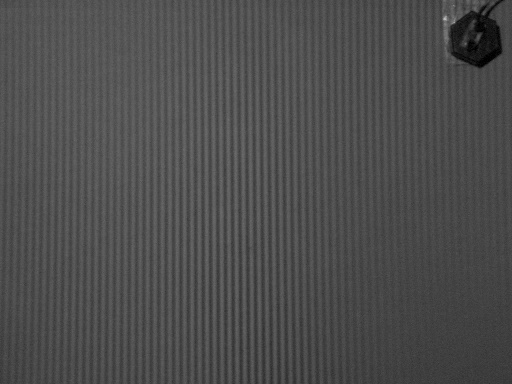
#> input picture TestPics/2in-ref.jpg, 512 x 384 px, found by its file name
$ python NoiseFilterUtility.py   (older library calls are emulated)
#> lines starting #> are read from the running program, lines starting #| are printed output that depends on the picture; long printed decimals are rounded
### utility/FringeAnalysisFunctions.py
import os

import cv2
import matplotlib.pyplot as plt
import numpy as np
import scipy.fftpack
import scipy.ndimage
from skimage.restoration import unwrap_phase


# [39 lines left out: functions testImage, testSlopeImage, not called in this run]


def getPitch(img):
    """Get the pitch of the reference image
        img: ndarray that contains the image

        return: pitch as an integer
    """
    dim0, dim1 = img.shape
    row = img[int(dim0 / 2), :]
    # plt.plot(row)
    # plt.show()
    yf = scipy.fftpack.fft(row)
    yfMag = 2 / dim1 * np.abs(yf[:int(dim1 / 2)])
    xf = np.linspace(0, 0.5, int(dim1 / 2))
    maxIndex = np.argmax(yfMag[3:])
    # plt.plot(xf, yfMag)
    # plt.show()

    return int(1 / xf[maxIndex])


def imgNormalize(img, pitch):
    """Normalize the image when the illuminance is not uniform"""
    return


# [128 lines left out: functions fiveStepShift, centralDiff, centralDiff2, fileNameGen, maskCircle_2, maskCircle and 3 more, not called in this run]


def find_range(input_map):
    min_value = float('inf')
    max_value = -float('inf')

    for row in input_map:
        for elem in row:
            if min_value > elem:
                min_value = elem
            if max_value < elem:
                max_value = elem

    return min_value, max_value


# [12 lines left out: function find_range_from_maps, not called in this run]

### utility/NoiseFilterUtility.py
import math

from scipy.interpolate import griddata

from FringeAnalysisFunctions import *


# [33 lines of commented-out code are left out]


def apply_filter(image, method='nearest', blur="mean", ksize=(3, 3)):
    height, length = image.shape
    pitch = getPitch(image)

    print(f"image_size = {height}, {length}")
    print(f"pitch      = {pitch}")

    block_height = max(min(height // 60, int(pitch * 1.5)), pitch)
    block_length = max(min(length // 60, int(pitch * 1.5)), pitch)

    x_offset = block_height / 2
    y_offset = block_length / 2

    print(f"block_size = {block_height}, {block_length}")

    points = []
    values = []

    for x in range(0, height, block_height):
        for y in range(0, length, block_length):
            if x + x_offset < height and y + y_offset < length:
                points.append([x + x_offset, y + y_offset])
            else:
                points.append([(x + height - 1) / 2, (y + length - 1) / 2])

            block_sum = 0
            amount = 0
            for xx in range(0, block_height):
                for yy in range(0, block_length):
                    tx = x + xx
                    ty = y + yy

                    if tx < height and ty < length:
                        block_sum += image[tx][ty]
                        amount += 1

            values.append(block_sum / amount)

    points = np.array(points)
    values = np.array(values)

    grid_x, grid_y = np.mgrid[0: height, 0: length]

    mat_a = griddata(points, values, (grid_x, grid_y), method=method)

    # print(mat_a[100])
    # print(mat_a[:][100])

    mat_temp = image - mat_a

    # print(mat_temp[100])
    # print(mat_temp[:][100])

    # mat_temp = np.nan_to_num(image - mat_a, nan=0)

    values = []

    for x in range(0, height, block_height):
        for y in range(0, length, block_length):
            max_value = min_value = mat_temp[x][y]

            for xx in range(0, block_height):
                for yy in range(0, block_length):
                    tx = x + xx
                    ty = y + yy

                    if tx < height and ty < length and not math.isnan(mat_temp[tx][ty]):
                        if mat_temp[tx][ty] > max_value:
                            max_value = mat_temp[tx][ty]
                        elif mat_temp[tx][ty] < min_value:
                            min_value = mat_temp[tx][ty]

            values.append(max_value - min_value)

    values = np.array(values)
    print(values)

    mat_b = griddata(points, values, (grid_x, grid_y), method=method)

    # print(mat_b[100])
    # print(mat_b[:][100])

    mat_ni = mat_temp / mat_b

    min_value, max_value = find_range(mat_ni)
    print(f"range      = {min_value}, {max_value}")

    step = 255 / (max_value - min_value)
    offset = - min_value
    for x in range(0, height):
        for y in range(0, length):
            if math.isnan(mat_ni[x][y]):
                mat_ni[x][y] = 0
            else:
                mat_ni[x][y] = int((mat_ni[x][y] + offset) * step)

    mat_ni = mat_ni.astype('uint8')

    if blur == 'mean':
        return cv2.blur(mat_ni, ksize)
    elif blur == 'median':
        return cv2.medianBlur(mat_ni, ksize[0])
    else:
        return mat_ni


if __name__ == "__main__":
    image = cv2.imread('D:\\UTD\\Fringe-Analyzer\\TestPics\\2in-ref.jpg', cv2.IMREAD_GRAYSCALE)
#> image is the input picture: shape (384, 512); min 0, max 191, mean 77.1
    processed_image = apply_filter(image, method="cubic", blur='median')
#> in getPitch, `row = img[int(dim0 / 2), :]`: row = 512 values, max 104 at index 169, min 59 at index 504, mean 79.38
#> in getPitch, `yfMag = 2 / dim1 * np.abs(yf[:int(dim1 / 2)])`: yfMag = 256 values, max 158.8 at index 0, min 0.021 at index 76, mean 0.988
#> in getPitch, `maxIndex = np.argmax(yfMag[3:])`: maxIndex = 66
#> in apply_filter, `pitch = getPitch(image)`: pitch = 7
#| image_size = 384, 512
#| pitch      = 7
#> in apply_filter, `block_length = max(min(length // 60, int(pitch * 1.5)), pitch)`: block_length = 8
#> in apply_filter, `x_offset = block_height / 2`: x_offset = 3.5
#> in apply_filter, `y_offset = block_length / 2`: y_offset = 4
#| block_size = 7, 8
#> after the loop in apply_filter, `for x in range(0, height, block_height):`: points = 3520 pairs, first value 3.5 to 381.5, second value 4 to 508; values = 3520 values, max 107.1 at index 183, min 7.39 at index 572, mean 77.03
#> in apply_filter, `mat_a = griddata(points, values, (grid_x, grid_y), method=method)`:
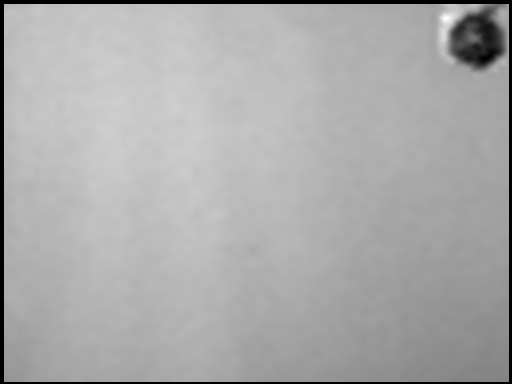
#> mat_a: shape (384, 512) float64; 2.91% of the values are NaN or infinite; the others: min 6.35, max 108.9, mean 77.15; drawn with min black, max white, NaN and infinite black
#> in apply_filter, `mat_temp = image - mat_a`:
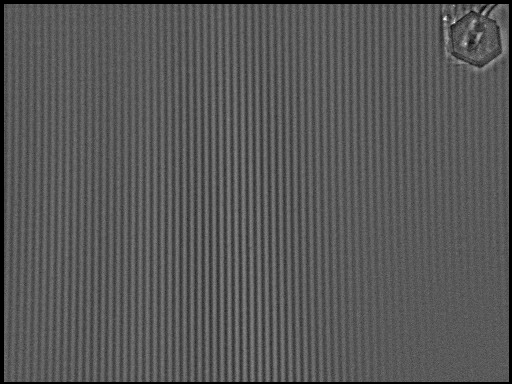
#> mat_temp: shape (384, 512) float64; 2.91% of the values are NaN or infinite; the others: min -47.67, max 87.22, mean -0.0269; drawn with min black, max white, NaN and infinite black
#> after the loop in apply_filter, `for x in range(0, height, block_height):`: values = 3520 items, first 6: nan, nan, nan, nan, nan, nan
#> (printed output is left out)
#> in apply_filter, `mat_b = griddata(points, values, (grid_x, grid_y), method=method)`: mat_b: shape (384, 512) float64; every value is NaN or infinite
#> after the loop in find_range, `for row in input_map:`: max_value = -inf; min_value = inf
#> in apply_filter, `min_value, max_value = find_range(mat_ni)`: max_value = -inf
#| range      = inf, -inf
#> in apply_filter, `step = 255 / (max_value - min_value)`: step = 0
#> in apply_filter, `offset = - min_value`: offset = -inf
#> after the loop in apply_filter, `for x in range(0, height):`: mat_ni: shape (384, 512) float64; every value is 0
#> in apply_filter, `mat_ni = mat_ni.astype('uint8')`: mat_ni: shape (384, 512); every value is 0

    cv2.imshow("Filtered Image", processed_image)
    cv2.waitKey()

$ run again, with TestPics/S0004000078.jpg copied over TestPics/2in-ref.jpg
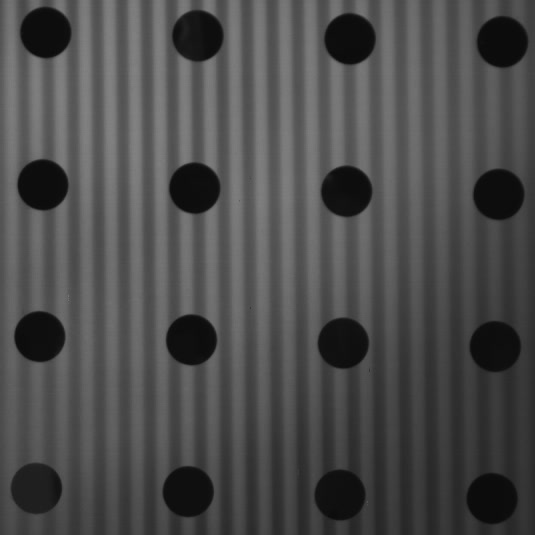
#> input picture TestPics/S0004000078.jpg, 535 x 535 px, found by its file name
#> image is the input picture: shape (535, 535); min 8, max 131, mean 76.4
#> row = 535 values, max 116 at index 235, min 51 at index 532, mean 87.29
#> yfMag = 267 values, max 174.6 at index 0, min 0.00254 at index 211, mean 1.02
#> maxIndex = 18
#> pitch = 29
#| image_size = 535, 535
#| pitch      = 29
#> x_offset = 14.5
#| block_size = 29, 29
#> after the loop in apply_filter, `for x in range(0, height, block_height):`: points = 361 pairs, first value 14.5 to 528, second value 14.5 to 528; values = 361 values, max 109.9 at index 59, min 12.12 at index 36, mean 75.27
#> in apply_filter, `mat_a = griddata(points, values, (grid_x, grid_y), method=method)`:
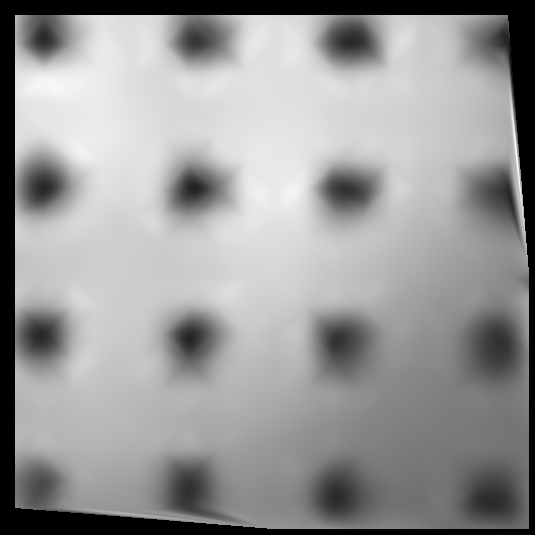
#> mat_a: shape (535, 535) float64; 9.59% of the values are NaN or infinite; the others: min -7.11, max 119.3, mean 76.89; drawn with min black, max white, NaN and infinite black
#> in apply_filter, `mat_temp = image - mat_a`:
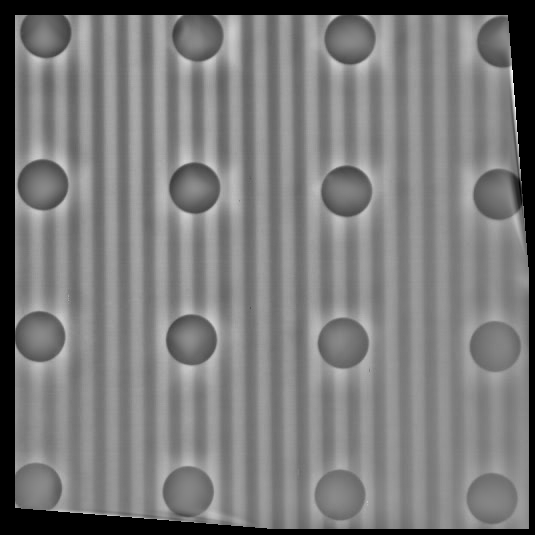
#> mat_temp: shape (535, 535) float64; 9.59% of the values are NaN or infinite; the others: min -101, max 87.36, mean -0.671; drawn with min black, max white, NaN and infinite black
#> after the loop in apply_filter, `for x in range(0, height, block_height):`: values = 361 items, first 6: nan, nan, nan, nan, nan, nan
#| [         nan          nan          nan          nan          nan
#|           nan          nan          nan          nan          nan
#|           nan          nan          nan          nan          nan
#|           nan          nan          nan          nan          nan
#|   98.166  95.327  52.292  49.477  80.458
#|   95.303  96.079  76.153  43.111   58.789
#> (further printed lines are left out)
#> mat_b: shape (535, 535) float64; every value is NaN or infinite
#> after the loop in find_range, `for row in input_map:`: max_value = -inf; min_value = inf
#> in apply_filter, `min_value, max_value = find_range(mat_ni)`: max_value = -inf
#| range      = inf, -inf
#> step = 0
#> offset = -inf
